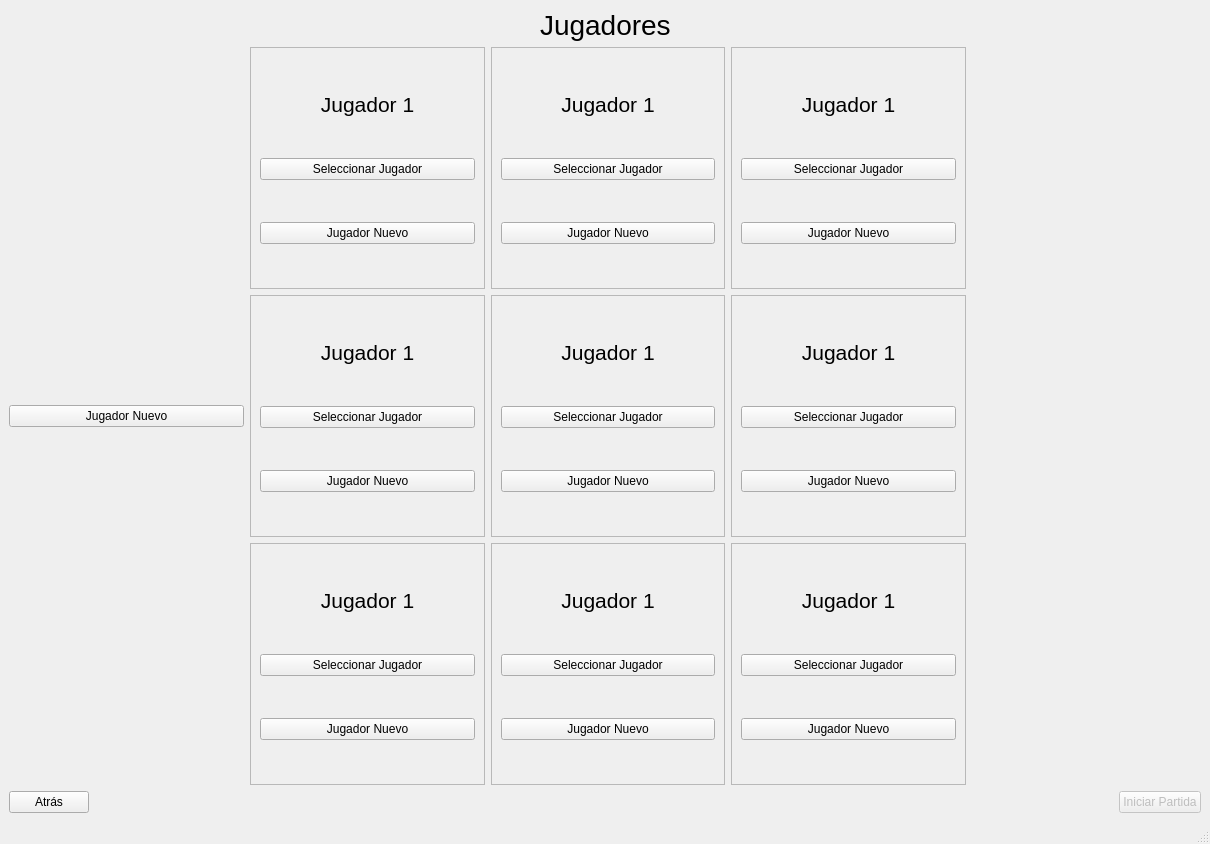
<?xml version="1.0" encoding="UTF-8"?>
<ui version="4.0">
 <class>MainWindow</class>
 <widget class="QMainWindow" name="MainWindow">
  <property name="geometry">
   <rect>
    <x>0</x>
    <y>0</y>
    <width>1210</width>
    <height>844</height>
   </rect>
  </property>
  <property name="windowTitle">
   <string>MainWindow</string>
  </property>
  <widget class="QWidget" name="centralwidget">
   <layout class="QVBoxLayout" name="verticalLayout_2">
    <item>
     <layout class="QHBoxLayout" name="horizontalLayout_2">
      <item>
       <spacer name="horizontalSpacer">
        <property name="orientation">
         <enum>Qt::Orientation::Horizontal</enum>
        </property>
        <property name="sizeHint" stdset="0">
         <size>
          <width>40</width>
          <height>20</height>
         </size>
        </property>
       </spacer>
      </item>
      <item>
       <widget class="QLabel" name="label">
        <property name="font">
         <font>
          <pointsize>21</pointsize>
         </font>
        </property>
        <property name="text">
         <string>Jugadores</string>
        </property>
       </widget>
      </item>
      <item>
       <spacer name="horizontalSpacer_2">
        <property name="orientation">
         <enum>Qt::Orientation::Horizontal</enum>
        </property>
        <property name="sizeHint" stdset="0">
         <size>
          <width>40</width>
          <height>20</height>
         </size>
        </property>
       </spacer>
      </item>
     </layout>
    </item>
    <item>
     <layout class="QGridLayout" name="gridLayout">
      <property name="sizeConstraint">
       <enum>QLayout::SizeConstraint::SetNoConstraint</enum>
      </property>
      <property name="leftMargin">
       <number>0</number>
      </property>
      <property name="rightMargin">
       <number>0</number>
      </property>
      <item row="1" column="1">
       <widget class="QFrame" name="frame_16">
        <property name="sizePolicy">
         <sizepolicy hsizetype="Expanding" vsizetype="Expanding">
          <horstretch>0</horstretch>
          <verstretch>0</verstretch>
         </sizepolicy>
        </property>
        <property name="frameShape">
         <enum>QFrame::Shape::StyledPanel</enum>
        </property>
        <property name="frameShadow">
         <enum>QFrame::Shadow::Raised</enum>
        </property>
        <layout class="QVBoxLayout" name="verticalLayout_25">
         <item>
          <spacer name="verticalSpacer_150">
           <property name="orientation">
            <enum>Qt::Orientation::Vertical</enum>
           </property>
           <property name="sizeHint" stdset="0">
            <size>
             <width>20</width>
             <height>40</height>
            </size>
           </property>
          </spacer>
         </item>
         <item>
          <widget class="QLabel" name="label_57">
           <property name="enabled">
            <bool>true</bool>
           </property>
           <property name="sizePolicy">
            <sizepolicy hsizetype="Minimum" vsizetype="Minimum">
             <horstretch>0</horstretch>
             <verstretch>0</verstretch>
            </sizepolicy>
           </property>
           <property name="font">
            <font>
             <pointsize>16</pointsize>
            </font>
           </property>
           <property name="text">
            <string>Jugador 1</string>
           </property>
           <property name="alignment">
            <set>Qt::AlignmentFlag::AlignCenter</set>
           </property>
          </widget>
         </item>
         <item>
          <spacer name="verticalSpacer_151">
           <property name="orientation">
            <enum>Qt::Orientation::Vertical</enum>
           </property>
           <property name="sizeHint" stdset="0">
            <size>
             <width>20</width>
             <height>40</height>
            </size>
           </property>
          </spacer>
         </item>
         <item>
          <widget class="QPushButton" name="pushButton_115">
           <property name="text">
            <string>Seleccionar Jugador</string>
           </property>
          </widget>
         </item>
         <item>
          <spacer name="verticalSpacer_152">
           <property name="orientation">
            <enum>Qt::Orientation::Vertical</enum>
           </property>
           <property name="sizeHint" stdset="0">
            <size>
             <width>20</width>
             <height>40</height>
            </size>
           </property>
          </spacer>
         </item>
         <item>
          <widget class="QPushButton" name="pushButton_116">
           <property name="text">
            <string>Jugador Nuevo</string>
           </property>
          </widget>
         </item>
         <item>
          <spacer name="verticalSpacer_7">
           <property name="orientation">
            <enum>Qt::Orientation::Vertical</enum>
           </property>
           <property name="sizeHint" stdset="0">
            <size>
             <width>20</width>
             <height>40</height>
            </size>
           </property>
          </spacer>
         </item>
        </layout>
       </widget>
      </item>
      <item row="0" column="3">
       <widget class="QFrame" name="frame_13">
        <property name="sizePolicy">
         <sizepolicy hsizetype="Expanding" vsizetype="Expanding">
          <horstretch>0</horstretch>
          <verstretch>0</verstretch>
         </sizepolicy>
        </property>
        <property name="frameShape">
         <enum>QFrame::Shape::StyledPanel</enum>
        </property>
        <property name="frameShadow">
         <enum>QFrame::Shadow::Raised</enum>
        </property>
        <layout class="QVBoxLayout" name="verticalLayout_7">
         <item>
          <spacer name="verticalSpacer_141">
           <property name="orientation">
            <enum>Qt::Orientation::Vertical</enum>
           </property>
           <property name="sizeHint" stdset="0">
            <size>
             <width>20</width>
             <height>40</height>
            </size>
           </property>
          </spacer>
         </item>
         <item>
          <widget class="QLabel" name="label_54">
           <property name="enabled">
            <bool>true</bool>
           </property>
           <property name="sizePolicy">
            <sizepolicy hsizetype="Minimum" vsizetype="Minimum">
             <horstretch>0</horstretch>
             <verstretch>0</verstretch>
            </sizepolicy>
           </property>
           <property name="font">
            <font>
             <pointsize>16</pointsize>
            </font>
           </property>
           <property name="text">
            <string>Jugador 1</string>
           </property>
           <property name="alignment">
            <set>Qt::AlignmentFlag::AlignCenter</set>
           </property>
          </widget>
         </item>
         <item>
          <spacer name="verticalSpacer_142">
           <property name="orientation">
            <enum>Qt::Orientation::Vertical</enum>
           </property>
           <property name="sizeHint" stdset="0">
            <size>
             <width>20</width>
             <height>40</height>
            </size>
           </property>
          </spacer>
         </item>
         <item>
          <widget class="QPushButton" name="pushButton_109">
           <property name="text">
            <string>Seleccionar Jugador</string>
           </property>
          </widget>
         </item>
         <item>
          <spacer name="verticalSpacer_143">
           <property name="orientation">
            <enum>Qt::Orientation::Vertical</enum>
           </property>
           <property name="sizeHint" stdset="0">
            <size>
             <width>20</width>
             <height>40</height>
            </size>
           </property>
          </spacer>
         </item>
         <item>
          <widget class="QPushButton" name="pushButton_110">
           <property name="text">
            <string>Jugador Nuevo</string>
           </property>
          </widget>
         </item>
         <item>
          <spacer name="verticalSpacer_4">
           <property name="orientation">
            <enum>Qt::Orientation::Vertical</enum>
           </property>
           <property name="sizeHint" stdset="0">
            <size>
             <width>20</width>
             <height>40</height>
            </size>
           </property>
          </spacer>
         </item>
        </layout>
       </widget>
      </item>
      <item row="1" column="3">
       <widget class="QFrame" name="frame_17">
        <property name="sizePolicy">
         <sizepolicy hsizetype="Expanding" vsizetype="Expanding">
          <horstretch>0</horstretch>
          <verstretch>0</verstretch>
         </sizepolicy>
        </property>
        <property name="frameShape">
         <enum>QFrame::Shape::StyledPanel</enum>
        </property>
        <property name="frameShadow">
         <enum>QFrame::Shadow::Raised</enum>
        </property>
        <layout class="QVBoxLayout" name="verticalLayout_26">
         <item>
          <spacer name="verticalSpacer_153">
           <property name="orientation">
            <enum>Qt::Orientation::Vertical</enum>
           </property>
           <property name="sizeHint" stdset="0">
            <size>
             <width>20</width>
             <height>40</height>
            </size>
           </property>
          </spacer>
         </item>
         <item>
          <widget class="QLabel" name="label_58">
           <property name="enabled">
            <bool>true</bool>
           </property>
           <property name="sizePolicy">
            <sizepolicy hsizetype="Minimum" vsizetype="Minimum">
             <horstretch>0</horstretch>
             <verstretch>0</verstretch>
            </sizepolicy>
           </property>
           <property name="font">
            <font>
             <pointsize>16</pointsize>
            </font>
           </property>
           <property name="text">
            <string>Jugador 1</string>
           </property>
           <property name="alignment">
            <set>Qt::AlignmentFlag::AlignCenter</set>
           </property>
          </widget>
         </item>
         <item>
          <spacer name="verticalSpacer_154">
           <property name="orientation">
            <enum>Qt::Orientation::Vertical</enum>
           </property>
           <property name="sizeHint" stdset="0">
            <size>
             <width>20</width>
             <height>40</height>
            </size>
           </property>
          </spacer>
         </item>
         <item>
          <widget class="QPushButton" name="pushButton_117">
           <property name="text">
            <string>Seleccionar Jugador</string>
           </property>
          </widget>
         </item>
         <item>
          <spacer name="verticalSpacer_155">
           <property name="orientation">
            <enum>Qt::Orientation::Vertical</enum>
           </property>
           <property name="sizeHint" stdset="0">
            <size>
             <width>20</width>
             <height>40</height>
            </size>
           </property>
          </spacer>
         </item>
         <item>
          <widget class="QPushButton" name="pushButton_118">
           <property name="text">
            <string>Jugador Nuevo</string>
           </property>
          </widget>
         </item>
         <item>
          <spacer name="verticalSpacer_8">
           <property name="orientation">
            <enum>Qt::Orientation::Vertical</enum>
           </property>
           <property name="sizeHint" stdset="0">
            <size>
             <width>20</width>
             <height>40</height>
            </size>
           </property>
          </spacer>
         </item>
        </layout>
       </widget>
      </item>
      <item row="2" column="3">
       <widget class="QFrame" name="frame_19">
        <property name="sizePolicy">
         <sizepolicy hsizetype="Expanding" vsizetype="Expanding">
          <horstretch>0</horstretch>
          <verstretch>0</verstretch>
         </sizepolicy>
        </property>
        <property name="frameShape">
         <enum>QFrame::Shape::StyledPanel</enum>
        </property>
        <property name="frameShadow">
         <enum>QFrame::Shadow::Raised</enum>
        </property>
        <layout class="QVBoxLayout" name="verticalLayout_30">
         <item>
          <spacer name="verticalSpacer_159">
           <property name="orientation">
            <enum>Qt::Orientation::Vertical</enum>
           </property>
           <property name="sizeHint" stdset="0">
            <size>
             <width>20</width>
             <height>40</height>
            </size>
           </property>
          </spacer>
         </item>
         <item>
          <widget class="QLabel" name="label_60">
           <property name="enabled">
            <bool>true</bool>
           </property>
           <property name="sizePolicy">
            <sizepolicy hsizetype="Minimum" vsizetype="Minimum">
             <horstretch>0</horstretch>
             <verstretch>0</verstretch>
            </sizepolicy>
           </property>
           <property name="font">
            <font>
             <pointsize>16</pointsize>
            </font>
           </property>
           <property name="text">
            <string>Jugador 1</string>
           </property>
           <property name="alignment">
            <set>Qt::AlignmentFlag::AlignCenter</set>
           </property>
          </widget>
         </item>
         <item>
          <spacer name="verticalSpacer_160">
           <property name="orientation">
            <enum>Qt::Orientation::Vertical</enum>
           </property>
           <property name="sizeHint" stdset="0">
            <size>
             <width>20</width>
             <height>40</height>
            </size>
           </property>
          </spacer>
         </item>
         <item>
          <widget class="QPushButton" name="pushButton_121">
           <property name="text">
            <string>Seleccionar Jugador</string>
           </property>
          </widget>
         </item>
         <item>
          <spacer name="verticalSpacer_161">
           <property name="orientation">
            <enum>Qt::Orientation::Vertical</enum>
           </property>
           <property name="sizeHint" stdset="0">
            <size>
             <width>20</width>
             <height>40</height>
            </size>
           </property>
          </spacer>
         </item>
         <item>
          <widget class="QPushButton" name="pushButton_122">
           <property name="text">
            <string>Jugador Nuevo</string>
           </property>
          </widget>
         </item>
         <item>
          <spacer name="verticalSpacer_10">
           <property name="orientation">
            <enum>Qt::Orientation::Vertical</enum>
           </property>
           <property name="sizeHint" stdset="0">
            <size>
             <width>20</width>
             <height>40</height>
            </size>
           </property>
          </spacer>
         </item>
        </layout>
       </widget>
      </item>
      <item row="0" column="2">
       <widget class="QFrame" name="frame_12">
        <property name="sizePolicy">
         <sizepolicy hsizetype="Expanding" vsizetype="Expanding">
          <horstretch>0</horstretch>
          <verstretch>0</verstretch>
         </sizepolicy>
        </property>
        <property name="frameShape">
         <enum>QFrame::Shape::StyledPanel</enum>
        </property>
        <property name="frameShadow">
         <enum>QFrame::Shadow::Raised</enum>
        </property>
        <layout class="QVBoxLayout" name="verticalLayout_4">
         <item>
          <spacer name="verticalSpacer_138">
           <property name="orientation">
            <enum>Qt::Orientation::Vertical</enum>
           </property>
           <property name="sizeHint" stdset="0">
            <size>
             <width>20</width>
             <height>40</height>
            </size>
           </property>
          </spacer>
         </item>
         <item>
          <widget class="QLabel" name="label_53">
           <property name="enabled">
            <bool>true</bool>
           </property>
           <property name="sizePolicy">
            <sizepolicy hsizetype="Minimum" vsizetype="Minimum">
             <horstretch>0</horstretch>
             <verstretch>0</verstretch>
            </sizepolicy>
           </property>
           <property name="font">
            <font>
             <pointsize>16</pointsize>
            </font>
           </property>
           <property name="text">
            <string>Jugador 1</string>
           </property>
           <property name="alignment">
            <set>Qt::AlignmentFlag::AlignCenter</set>
           </property>
          </widget>
         </item>
         <item>
          <spacer name="verticalSpacer_139">
           <property name="orientation">
            <enum>Qt::Orientation::Vertical</enum>
           </property>
           <property name="sizeHint" stdset="0">
            <size>
             <width>20</width>
             <height>40</height>
            </size>
           </property>
          </spacer>
         </item>
         <item>
          <widget class="QPushButton" name="pushButton_107">
           <property name="text">
            <string>Seleccionar Jugador</string>
           </property>
          </widget>
         </item>
         <item>
          <spacer name="verticalSpacer_140">
           <property name="orientation">
            <enum>Qt::Orientation::Vertical</enum>
           </property>
           <property name="sizeHint" stdset="0">
            <size>
             <width>20</width>
             <height>40</height>
            </size>
           </property>
          </spacer>
         </item>
         <item>
          <widget class="QPushButton" name="pushButton_108">
           <property name="text">
            <string>Jugador Nuevo</string>
           </property>
          </widget>
         </item>
         <item>
          <spacer name="verticalSpacer_3">
           <property name="orientation">
            <enum>Qt::Orientation::Vertical</enum>
           </property>
           <property name="sizeHint" stdset="0">
            <size>
             <width>20</width>
             <height>40</height>
            </size>
           </property>
          </spacer>
         </item>
        </layout>
       </widget>
      </item>
      <item row="2" column="1">
       <widget class="QFrame" name="frame_18">
        <property name="sizePolicy">
         <sizepolicy hsizetype="Expanding" vsizetype="Expanding">
          <horstretch>0</horstretch>
          <verstretch>0</verstretch>
         </sizepolicy>
        </property>
        <property name="frameShape">
         <enum>QFrame::Shape::StyledPanel</enum>
        </property>
        <property name="frameShadow">
         <enum>QFrame::Shadow::Raised</enum>
        </property>
        <layout class="QVBoxLayout" name="verticalLayout_29">
         <item>
          <spacer name="verticalSpacer_156">
           <property name="orientation">
            <enum>Qt::Orientation::Vertical</enum>
           </property>
           <property name="sizeHint" stdset="0">
            <size>
             <width>20</width>
             <height>40</height>
            </size>
           </property>
          </spacer>
         </item>
         <item>
          <widget class="QLabel" name="label_59">
           <property name="enabled">
            <bool>true</bool>
           </property>
           <property name="sizePolicy">
            <sizepolicy hsizetype="Minimum" vsizetype="Minimum">
             <horstretch>0</horstretch>
             <verstretch>0</verstretch>
            </sizepolicy>
           </property>
           <property name="font">
            <font>
             <pointsize>16</pointsize>
            </font>
           </property>
           <property name="text">
            <string>Jugador 1</string>
           </property>
           <property name="alignment">
            <set>Qt::AlignmentFlag::AlignCenter</set>
           </property>
          </widget>
         </item>
         <item>
          <spacer name="verticalSpacer_157">
           <property name="orientation">
            <enum>Qt::Orientation::Vertical</enum>
           </property>
           <property name="sizeHint" stdset="0">
            <size>
             <width>20</width>
             <height>40</height>
            </size>
           </property>
          </spacer>
         </item>
         <item>
          <widget class="QPushButton" name="pushButton_119">
           <property name="text">
            <string>Seleccionar Jugador</string>
           </property>
          </widget>
         </item>
         <item>
          <spacer name="verticalSpacer_158">
           <property name="orientation">
            <enum>Qt::Orientation::Vertical</enum>
           </property>
           <property name="sizeHint" stdset="0">
            <size>
             <width>20</width>
             <height>40</height>
            </size>
           </property>
          </spacer>
         </item>
         <item>
          <widget class="QPushButton" name="pushButton_120">
           <property name="text">
            <string>Jugador Nuevo</string>
           </property>
          </widget>
         </item>
         <item>
          <spacer name="verticalSpacer_9">
           <property name="orientation">
            <enum>Qt::Orientation::Vertical</enum>
           </property>
           <property name="sizeHint" stdset="0">
            <size>
             <width>20</width>
             <height>40</height>
            </size>
           </property>
          </spacer>
         </item>
        </layout>
       </widget>
      </item>
      <item row="1" column="2">
       <widget class="QFrame" name="frame_14">
        <property name="sizePolicy">
         <sizepolicy hsizetype="Expanding" vsizetype="Expanding">
          <horstretch>0</horstretch>
          <verstretch>0</verstretch>
         </sizepolicy>
        </property>
        <property name="frameShape">
         <enum>QFrame::Shape::StyledPanel</enum>
        </property>
        <property name="frameShadow">
         <enum>QFrame::Shadow::Raised</enum>
        </property>
        <layout class="QVBoxLayout" name="verticalLayout_8">
         <item>
          <spacer name="verticalSpacer_144">
           <property name="orientation">
            <enum>Qt::Orientation::Vertical</enum>
           </property>
           <property name="sizeHint" stdset="0">
            <size>
             <width>20</width>
             <height>40</height>
            </size>
           </property>
          </spacer>
         </item>
         <item>
          <widget class="QLabel" name="label_55">
           <property name="enabled">
            <bool>true</bool>
           </property>
           <property name="sizePolicy">
            <sizepolicy hsizetype="Minimum" vsizetype="Minimum">
             <horstretch>0</horstretch>
             <verstretch>0</verstretch>
            </sizepolicy>
           </property>
           <property name="font">
            <font>
             <pointsize>16</pointsize>
            </font>
           </property>
           <property name="text">
            <string>Jugador 1</string>
           </property>
           <property name="alignment">
            <set>Qt::AlignmentFlag::AlignCenter</set>
           </property>
          </widget>
         </item>
         <item>
          <spacer name="verticalSpacer_145">
           <property name="orientation">
            <enum>Qt::Orientation::Vertical</enum>
           </property>
           <property name="sizeHint" stdset="0">
            <size>
             <width>20</width>
             <height>40</height>
            </size>
           </property>
          </spacer>
         </item>
         <item>
          <widget class="QPushButton" name="pushButton_111">
           <property name="text">
            <string>Seleccionar Jugador</string>
           </property>
          </widget>
         </item>
         <item>
          <spacer name="verticalSpacer_146">
           <property name="orientation">
            <enum>Qt::Orientation::Vertical</enum>
           </property>
           <property name="sizeHint" stdset="0">
            <size>
             <width>20</width>
             <height>40</height>
            </size>
           </property>
          </spacer>
         </item>
         <item>
          <widget class="QPushButton" name="pushButton_112">
           <property name="text">
            <string>Jugador Nuevo</string>
           </property>
          </widget>
         </item>
         <item>
          <spacer name="verticalSpacer_5">
           <property name="orientation">
            <enum>Qt::Orientation::Vertical</enum>
           </property>
           <property name="sizeHint" stdset="0">
            <size>
             <width>20</width>
             <height>40</height>
            </size>
           </property>
          </spacer>
         </item>
        </layout>
       </widget>
      </item>
      <item row="2" column="2">
       <widget class="QFrame" name="frame_15">
        <property name="sizePolicy">
         <sizepolicy hsizetype="Expanding" vsizetype="Expanding">
          <horstretch>0</horstretch>
          <verstretch>0</verstretch>
         </sizepolicy>
        </property>
        <property name="frameShape">
         <enum>QFrame::Shape::StyledPanel</enum>
        </property>
        <property name="frameShadow">
         <enum>QFrame::Shadow::Raised</enum>
        </property>
        <layout class="QVBoxLayout" name="verticalLayout_9">
         <item>
          <spacer name="verticalSpacer_147">
           <property name="orientation">
            <enum>Qt::Orientation::Vertical</enum>
           </property>
           <property name="sizeHint" stdset="0">
            <size>
             <width>20</width>
             <height>40</height>
            </size>
           </property>
          </spacer>
         </item>
         <item>
          <widget class="QLabel" name="label_56">
           <property name="enabled">
            <bool>true</bool>
           </property>
           <property name="sizePolicy">
            <sizepolicy hsizetype="Minimum" vsizetype="Minimum">
             <horstretch>0</horstretch>
             <verstretch>0</verstretch>
            </sizepolicy>
           </property>
           <property name="font">
            <font>
             <pointsize>16</pointsize>
            </font>
           </property>
           <property name="text">
            <string>Jugador 1</string>
           </property>
           <property name="alignment">
            <set>Qt::AlignmentFlag::AlignCenter</set>
           </property>
          </widget>
         </item>
         <item>
          <spacer name="verticalSpacer_148">
           <property name="orientation">
            <enum>Qt::Orientation::Vertical</enum>
           </property>
           <property name="sizeHint" stdset="0">
            <size>
             <width>20</width>
             <height>40</height>
            </size>
           </property>
          </spacer>
         </item>
         <item>
          <widget class="QPushButton" name="pushButton_113">
           <property name="text">
            <string>Seleccionar Jugador</string>
           </property>
          </widget>
         </item>
         <item>
          <spacer name="verticalSpacer_149">
           <property name="orientation">
            <enum>Qt::Orientation::Vertical</enum>
           </property>
           <property name="sizeHint" stdset="0">
            <size>
             <width>20</width>
             <height>40</height>
            </size>
           </property>
          </spacer>
         </item>
         <item>
          <widget class="QPushButton" name="pushButton_114">
           <property name="text">
            <string>Jugador Nuevo</string>
           </property>
          </widget>
         </item>
         <item>
          <spacer name="verticalSpacer_6">
           <property name="orientation">
            <enum>Qt::Orientation::Vertical</enum>
           </property>
           <property name="sizeHint" stdset="0">
            <size>
             <width>20</width>
             <height>40</height>
            </size>
           </property>
          </spacer>
         </item>
        </layout>
       </widget>
      </item>
      <item row="0" column="1">
       <widget class="QFrame" name="frame_11">
        <property name="sizePolicy">
         <sizepolicy hsizetype="Expanding" vsizetype="Expanding">
          <horstretch>0</horstretch>
          <verstretch>0</verstretch>
         </sizepolicy>
        </property>
        <property name="frameShape">
         <enum>QFrame::Shape::StyledPanel</enum>
        </property>
        <property name="frameShadow">
         <enum>QFrame::Shadow::Raised</enum>
        </property>
        <layout class="QVBoxLayout" name="verticalLayout_3">
         <item>
          <spacer name="verticalSpacer_135">
           <property name="orientation">
            <enum>Qt::Orientation::Vertical</enum>
           </property>
           <property name="sizeHint" stdset="0">
            <size>
             <width>20</width>
             <height>40</height>
            </size>
           </property>
          </spacer>
         </item>
         <item>
          <widget class="QLabel" name="label_52">
           <property name="enabled">
            <bool>true</bool>
           </property>
           <property name="sizePolicy">
            <sizepolicy hsizetype="Minimum" vsizetype="Minimum">
             <horstretch>0</horstretch>
             <verstretch>0</verstretch>
            </sizepolicy>
           </property>
           <property name="font">
            <font>
             <pointsize>16</pointsize>
            </font>
           </property>
           <property name="text">
            <string>Jugador 1</string>
           </property>
           <property name="alignment">
            <set>Qt::AlignmentFlag::AlignCenter</set>
           </property>
          </widget>
         </item>
         <item>
          <spacer name="verticalSpacer_136">
           <property name="orientation">
            <enum>Qt::Orientation::Vertical</enum>
           </property>
           <property name="sizeHint" stdset="0">
            <size>
             <width>20</width>
             <height>40</height>
            </size>
           </property>
          </spacer>
         </item>
         <item>
          <widget class="QPushButton" name="pushButton_105">
           <property name="text">
            <string>Seleccionar Jugador</string>
           </property>
          </widget>
         </item>
         <item>
          <spacer name="verticalSpacer_137">
           <property name="orientation">
            <enum>Qt::Orientation::Vertical</enum>
           </property>
           <property name="sizeHint" stdset="0">
            <size>
             <width>20</width>
             <height>40</height>
            </size>
           </property>
          </spacer>
         </item>
         <item>
          <widget class="QPushButton" name="pushButton_106">
           <property name="text">
            <string>Jugador Nuevo</string>
           </property>
          </widget>
         </item>
         <item>
          <spacer name="verticalSpacer_2">
           <property name="orientation">
            <enum>Qt::Orientation::Vertical</enum>
           </property>
           <property name="sizeHint" stdset="0">
            <size>
             <width>20</width>
             <height>40</height>
            </size>
           </property>
          </spacer>
         </item>
        </layout>
       </widget>
      </item>
      <item row="0" column="0">
       <spacer name="horizontalSpacer_6">
        <property name="orientation">
         <enum>Qt::Orientation::Horizontal</enum>
        </property>
        <property name="sizeHint" stdset="0">
         <size>
          <width>40</width>
          <height>20</height>
         </size>
        </property>
       </spacer>
      </item>
      <item row="0" column="4">
       <spacer name="horizontalSpacer_7">
        <property name="orientation">
         <enum>Qt::Orientation::Horizontal</enum>
        </property>
        <property name="sizeHint" stdset="0">
         <size>
          <width>40</width>
          <height>20</height>
         </size>
        </property>
       </spacer>
      </item>
      <item row="1" column="0">
       <widget class="QPushButton" name="pushButton_123">
        <property name="text">
         <string>Jugador Nuevo</string>
        </property>
       </widget>
      </item>
     </layout>
    </item>
    <item>
     <layout class="QHBoxLayout" name="horizontalLayout">
      <item>
       <widget class="QPushButton" name="pushButton">
        <property name="text">
         <string>Atrás</string>
        </property>
       </widget>
      </item>
      <item>
       <spacer name="horizontalSpacer_5">
        <property name="orientation">
         <enum>Qt::Orientation::Horizontal</enum>
        </property>
        <property name="sizeHint" stdset="0">
         <size>
          <width>40</width>
          <height>20</height>
         </size>
        </property>
       </spacer>
      </item>
      <item>
       <widget class="QPushButton" name="pushButton_2">
        <property name="enabled">
         <bool>false</bool>
        </property>
        <property name="text">
         <string>Iniciar Partida</string>
        </property>
       </widget>
      </item>
     </layout>
    </item>
   </layout>
  </widget>
  <widget class="QStatusBar" name="statusbar"/>
 </widget>
 <resources/>
 <connections/>
</ui>
